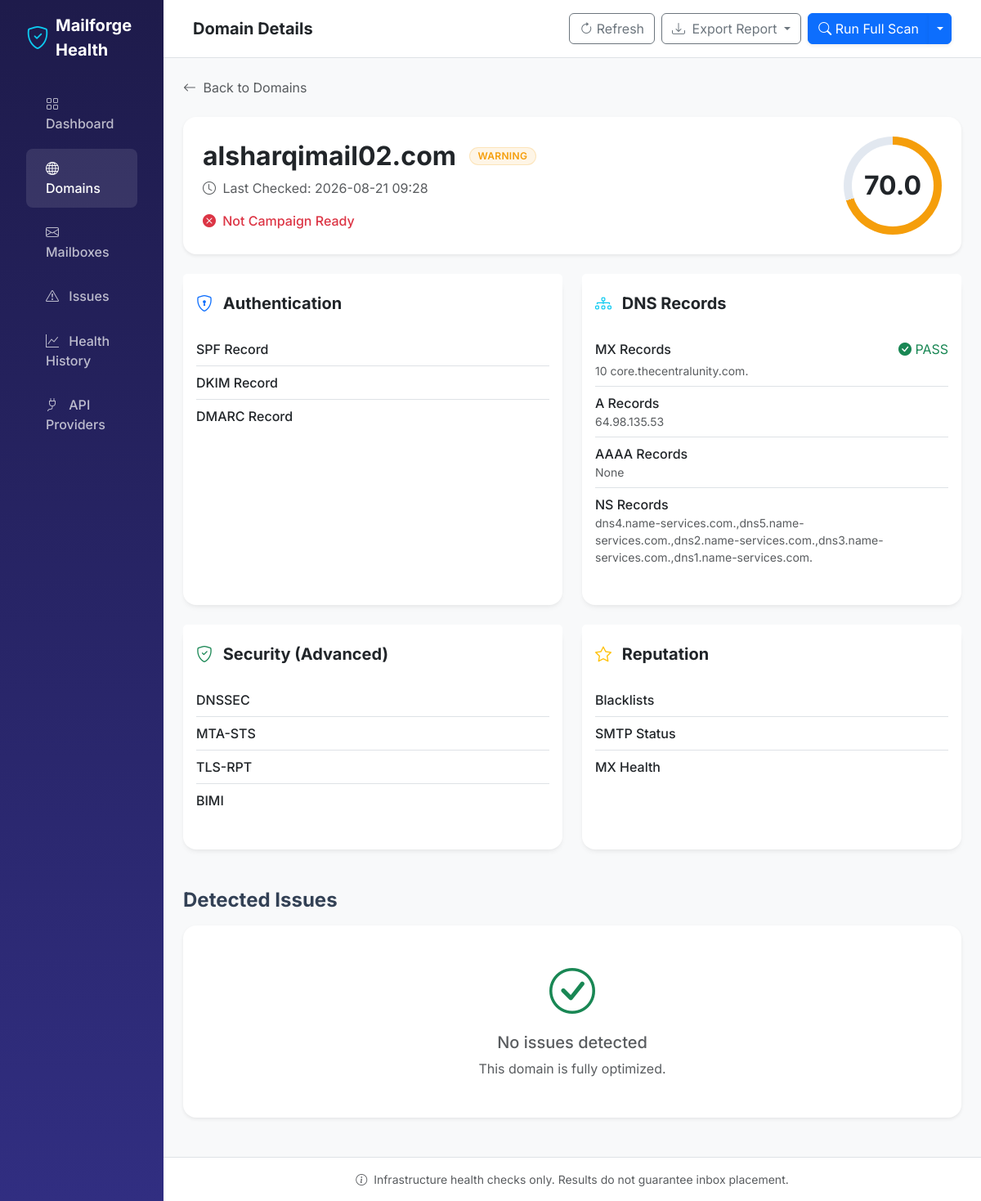
/domains/1, run on the app's committed database.
### database/models.py (models this page shows)
class Domain(Base):
    __tablename__ = "domains"
    id = Column(Integer, primary_key=True, index=True)
    mailforge_id = Column(String, unique=True, index=True, nullable=True)
    name = Column(String, unique=True, index=True)
    status = Column(String)  # PASS, WARN, FAIL, UNKNOWN
    mailforge_status = Column(String)
    health_score = Column(Float, default=0.0)
    campaign_ready = Column(Boolean, default=False)
    registrar = Column(String, nullable=True)
    expiration = Column(DateTime, nullable=True)
    last_checked = Column(DateTime, default=datetime.utcnow)
    mailboxes = relationship("Mailbox", back_populates="domain")
    checks = relationship("DomainCheck", back_populates="domain")
    issues = relationship("Issue", back_populates="domain")

class DomainCheck(Base):
    __tablename__ = "domain_checks"
    id = Column(Integer, primary_key=True, index=True)
    domain_id = Column(Integer, ForeignKey("domains.id"))
    timestamp = Column(DateTime, default=datetime.utcnow)
    a_record = Column(String)
    aaaa_record = Column(String)
    mx_record = Column(String)
    txt_record = Column(String)
    ns_record = Column(String)
    cname_record = Column(String)
    spf_status = Column(String)
    dkim_status = Column(String)
    dmarc_status = Column(String)
    dnssec_status = Column(String)
    mta_sts_status = Column(String)
    tls_rpt_status = Column(String)
    bimi_status = Column(String)
    blacklist_status = Column(String)
    smtp_status = Column(String)
    mx_health = Column(String)
    domain = relationship("Domain", back_populates="checks")

### routes/domains.py (the view)
@router.get("/{domain_id}")
def domain_detail(request: Request, domain_id: int, db: Session = Depends(get_db)):
    domain = db.query(Domain).filter(Domain.id == domain_id).first()
    return templates.TemplateResponse("domain_detail.html", {
        "request": request,
        "domain": domain,
        "active_page": "domains"
    })

### templates/domain_detail.html
{% extends "base.html" %}
{% block page_title %}Domain Details{% endblock %}
{% block content %}
<div class="mb-4">
    <a href="/domains" class="text-decoration-none text-muted"><i class="bi bi-arrow-left me-1"></i> Back to Domains</a>
</div>
<div class="card mb-4 bg-white border-0 shadow-sm">
    <div class="card-body p-4">
        <div class="row align-items-center">
            <div class="col-md-8">
                <div class="d-flex align-items-center mb-2">
                    <h2 class="fw-bold mb-0 me-3">{{ domain.name }}</h2>
                    <span class="badge badge-pill badge-{{ domain.status|lower }}">{{ domain.status }}</span>
                </div>
                <p class="text-muted mb-0">
                    <i class="bi bi-clock me-1"></i> Last Checked: {{ domain.last_checked.strftime('%Y-%m-%d %H:%M') if domain.last_checked else 'Never' }}
                </p>
                <div class="mt-3">
                    {% if domain.campaign_ready %}
                    <span class="text-success fw-medium"><i class="bi bi-check-circle-fill me-1"></i> Campaign Ready</span>
                    {% else %}
                    <span class="text-danger fw-medium"><i class="bi bi-x-circle-fill me-1"></i> Not Campaign Ready</span>
                    {% endif %}
                </div>
            </div>
            <div class="col-md-4 d-flex justify-content-md-end justify-content-start mt-3 mt-md-0">
                <div class="score-circle {% if domain.health_score < 70 %}score-danger{% elif domain.health_score < 90 %}score-warning{% endif %}" style="--score: {{ domain.health_score }};">
                    <span>{{ domain.health_score }}</span>
                </div>
            </div>
        </div>
    </div>
</div>
{% set check = domain.checks[-1] if domain.checks else None %}
<div class="row g-4 mb-4">
    <div class="col-md-6">
        <div class="card h-100">
            <div class="card-header bg-white pb-0 border-0 pt-4">
                <h5 class="fw-bold"><i class="bi bi-shield-lock text-primary me-2"></i> Authentication</h5>
            </div>
            <div class="card-body">
                <ul class="list-group list-group-flush">
                    <li class="list-group-item px-0 d-flex justify-content-between align-items-center">
                        <span class="fw-medium">SPF Record</span>
                        {% if check %}
                        <span class="badge badge-pill badge-{{ check.spf_status|lower }}">{{ check.spf_status }}</span>
                        {% else %}
                        <span class="badge badge-pill badge-unknown">UNKNOWN</span>
                        {% endif %}
                    </li>
                    <li class="list-group-item px-0 d-flex justify-content-between align-items-center">
                        <span class="fw-medium">DKIM Record</span>
                        {% if check %}
                        <span class="badge badge-pill badge-{{ check.dkim_status|lower }}">{{ check.dkim_status }}</span>
                        {% else %}
                        <span class="badge badge-pill badge-unknown">UNKNOWN</span>
                        {% endif %}
                    </li>
                    <li class="list-group-item px-0 d-flex justify-content-between align-items-center">
                        <span class="fw-medium">DMARC Record</span>
                        {% if check %}
                        <span class="badge badge-pill badge-{{ check.dmarc_status|lower }}">{{ check.dmarc_status }}</span>
                        {% else %}
                        <span class="badge badge-pill badge-unknown">UNKNOWN</span>
                        {% endif %}
                    </li>
                </ul>
            </div>
        </div>
    </div>
    <div class="col-md-6">
        <div class="card h-100">
            <div class="card-header bg-white pb-0 border-0 pt-4">
                <h5 class="fw-bold"><i class="bi bi-diagram-3 text-info me-2"></i> DNS Records</h5>
            </div>
            <div class="card-body">
                <ul class="list-group list-group-flush">
                    <li class="list-group-item px-0">
                        <div class="d-flex justify-content-between align-items-center mb-1">
                            <span class="fw-medium">MX Records</span>
                            {% if check and check.mx_health == 'PASS' %}
                            <span class="text-success"><i class="bi bi-check-circle-fill"></i> PASS</span>
                            {% else %}
                            <span class="text-danger"><i class="bi bi-x-circle-fill"></i> FAIL</span>
                            {% endif %}
                        </div>
                        <small class="text-muted text-break d-block">{{ check.mx_record or 'None' }}</small>
                    </li>
                    <li class="list-group-item px-0">
                        <span class="fw-medium">A Records</span>
                        <small class="text-muted text-break d-block">{{ check.a_record or 'None' }}</small>
                    </li>
                    <li class="list-group-item px-0">
                        <span class="fw-medium">AAAA Records</span>
                        <small class="text-muted text-break d-block">{{ check.aaaa_record or 'None' }}</small>
                    </li>
                    <li class="list-group-item px-0">
                        <span class="fw-medium">NS Records</span>
                        <small class="text-muted text-break d-block">{{ check.ns_record or 'None' }}</small>
                    </li>
                </ul>
            </div>
        </div>
    </div>
    <div class="col-md-6">
        <div class="card h-100">
            <div class="card-header bg-white pb-0 border-0 pt-4">
                <h5 class="fw-bold"><i class="bi bi-shield-check text-success me-2"></i> Security (Advanced)</h5>
            </div>
            <div class="card-body">
                <ul class="list-group list-group-flush">
                    <li class="list-group-item px-0 d-flex justify-content-between align-items-center">
                        <span class="fw-medium">DNSSEC</span>
                        {% if check %}
                        <span class="badge badge-pill badge-{{ check.dnssec_status|lower }}">{{ check.dnssec_status }}</span>
                        {% else %}
                        <span class="badge badge-pill badge-unknown">UNKNOWN</span>
                        {% endif %}
                    </li>
                    <li class="list-group-item px-0 d-flex justify-content-between align-items-center">
                        <span class="fw-medium">MTA-STS</span>
                        {% if check %}
                        <span class="badge badge-pill badge-{{ check.mta_sts_status|lower }}">{{ check.mta_sts_status }}</span>
                        {% else %}
                        <span class="badge badge-pill badge-unknown">UNKNOWN</span>
                        {% endif %}
                    </li>
                    <li class="list-group-item px-0 d-flex justify-content-between align-items-center">
                        <span class="fw-medium">TLS-RPT</span>
                        {% if check %}
                        <span class="badge badge-pill badge-{{ check.tls_rpt_status|lower }}">{{ check.tls_rpt_status }}</span>
                        {% else %}
                        <span class="badge badge-pill badge-unknown">UNKNOWN</span>
                        {% endif %}
                    </li>
                    <li class="list-group-item px-0 d-flex justify-content-between align-items-center">
                        <span class="fw-medium">BIMI</span>
                        {% if check %}
                        <span class="badge badge-pill badge-{{ check.bimi_status|lower }}">{{ check.bimi_status }}</span>
                        {% else %}
                        <span class="badge badge-pill badge-unknown">UNKNOWN</span>
                        {% endif %}
                    </li>
                </ul>
            </div>
        </div>
    </div>
    <div class="col-md-6">
        <div class="card h-100">
            <div class="card-header bg-white pb-0 border-0 pt-4">
                <h5 class="fw-bold"><i class="bi bi-star text-warning me-2"></i> Reputation</h5>
            </div>
            <div class="card-body">
                <ul class="list-group list-group-flush">
                    <li class="list-group-item px-0 d-flex justify-content-between align-items-center">
                        <span class="fw-medium">Blacklists</span>
                        {% if check %}
                        <span class="badge badge-pill badge-{{ check.blacklist_status|lower }}">{{ check.blacklist_status }}</span>
                        {% else %}
                        <span class="badge badge-pill badge-unknown">UNKNOWN</span>
                        {% endif %}
                    </li>
                    <li class="list-group-item px-0 d-flex justify-content-between align-items-center">
                        <span class="fw-medium">SMTP Status</span>
                        {% if check %}
                        <span class="badge badge-pill badge-{{ check.smtp_status|lower }}">{{ check.smtp_status }}</span>
                        {% else %}
                        <span class="badge badge-pill badge-unknown">UNKNOWN</span>
                        {% endif %}
                    </li>
                    <li class="list-group-item px-0 d-flex justify-content-between align-items-center">
                        <span class="fw-medium">MX Health</span>
                        {% if check %}
                        <span class="badge badge-pill badge-{{ check.mx_health|lower }}">{{ check.mx_health }}</span>
                        {% else %}
                        <span class="badge badge-pill badge-unknown">UNKNOWN</span>
                        {% endif %}
                    </li>
                </ul>
            </div>
        </div>
    </div>
</div>
<h4 class="fw-bold mb-3 mt-5">Detected Issues</h4>
<div class="card shadow-sm border-0">
    <div class="card-body p-0">
        <div class="list-group list-group-flush rounded">
            {% for issue in domain.issues %}
            <div class="list-group-item p-4">
                <div class="d-flex justify-content-between align-items-start mb-2">
                    <h6 class="fw-bold mb-0">
                        <span class="badge badge-pill badge-{{ 'critical' if issue.severity == 'CRITICAL' else 'high' if issue.severity == 'HIGH' else 'medium' if issue.severity == 'MEDIUM' else 'low' }} me-2">{{ issue.severity }}</span>
                        {{ issue.issue_type }}
                    </h6>
                    <small class="text-muted">{{ issue.detected_at.strftime('%Y-%m-%d') if issue.detected_at else 'N/A' }}</small>
                </div>
                <p class="text-muted mb-2">{{ issue.description }}</p>
                <div class="bg-light p-3 rounded mt-3 border-start border-4 border-primary">
                    <strong>Recommendation:</strong> {{ issue.recommendation }}
                </div>
            </div>
            {% else %}
            <div class="p-5 text-center text-muted">
                <i class="bi bi-check-circle display-4 text-success d-block mb-3"></i>
                <h5>No issues detected</h5>
                <p class="mb-0">This domain is fully optimized.</p>
            </div>
            {% endfor %}
        </div>
    </div>
</div>
{% endblock %}

### static/css/style.css (style rules this page uses)
:root { --primary: #4f46e5; --success: #10b981; --warning: #f59e0b; --danger: #ef4444; --info: #3b82f6; --dark: #111827; --light: #f3f4f6; --gray: #6b7280; --sidebar-bg-start: #1e1b4b; --sidebar-bg-end: #312e81; }
body { font-family: 'Inter', sans-serif; background-color: #f8fafc; color: #334155; overflow-x: hidden; }
.card { border: none; border-radius: 1rem; box-shadow: 0 4px 6px -1px rgba(0, 0, 0, 0.05), 0 2px 4px -1px rgba(0, 0, 0, 0.03); transition: transform 0.2s ease, box-shadow 0.2s ease; margin-bottom: 1.5rem; }
.badge-pill { padding: 0.35em 0.8em; border-radius: 50rem; font-weight: 600; letter-spacing: 0.025em; font-size: 0.75rem; text-transform: uppercase; }
.badge-warning, .badge-medium { background-color: rgba(245, 158, 11, 0.1); color: var(--warning); border: 1px solid rgba(245, 158, 11, 0.2); }
.score-circle { width: 120px; height: 120px; border-radius: 50%; display: flex; align-items: center; justify-content: center; font-size: 2rem; font-weight: 700; position: relative; background: conic-gradient(var(--success) calc(var(--score) * 1%), #e2e8f0 0); }
.score-circle.score-warning { background: conic-gradient(var(--warning) calc(var(--score) * 1%), #e2e8f0 0); }
.score-circle::before { content: ""; position: absolute; inset: 10px; background: white; border-radius: 50%; }
.score-circle span { position: relative; z-index: 1; }

### data on the page
Domain: name "alsharqimail02.com", status "WARNING", last_checked "2026-08-21 09:28", health_score "70.0"
DomainCheck: mx_record "10 core.thecentralunity.com.", a_record "64.98.135.53", aaaa_record "None", ns_record "dns4.name-services.com.,dns5.name-services.com.,dns2.name-services.com.,dns3.name-services.com.,dns1.name-services.com."
